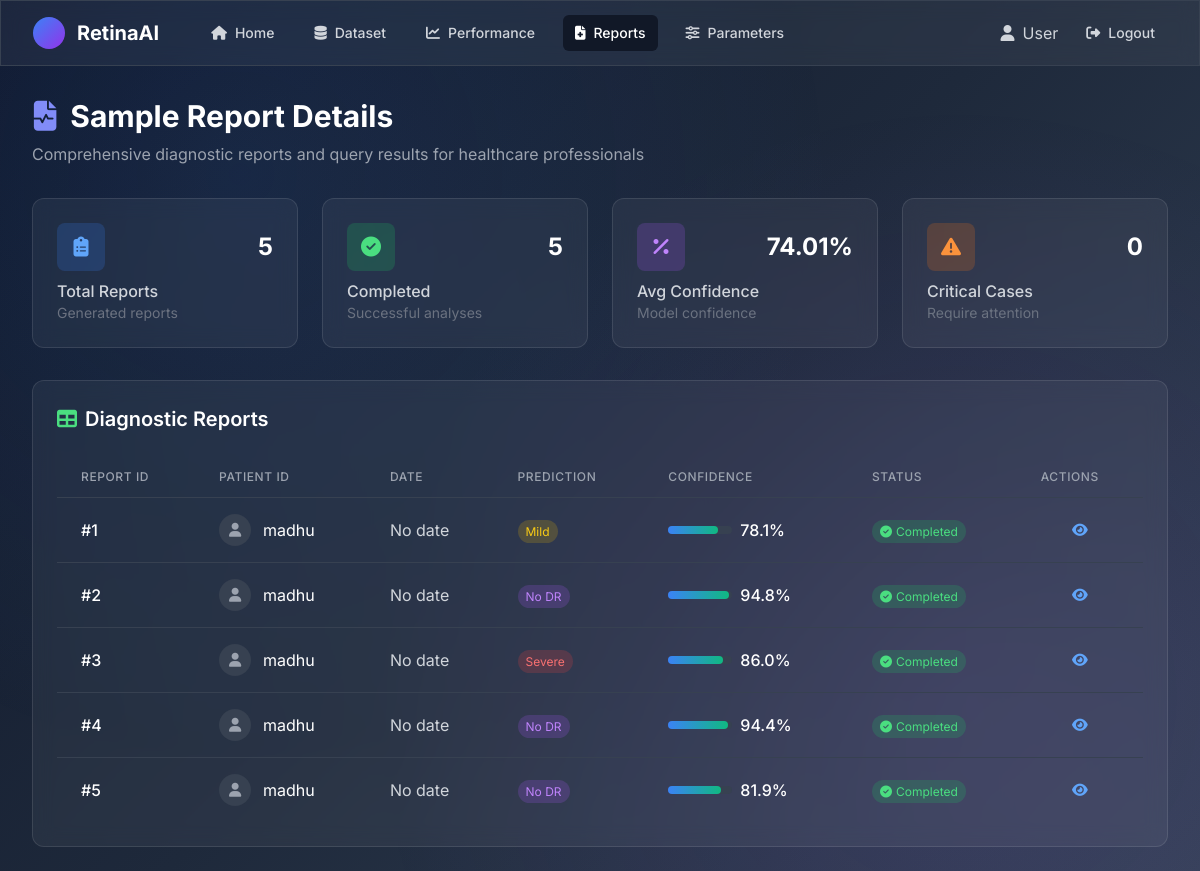
The page /prediction/report/ (signed in) on the database its author committed.
### prediction/models.py (models this page shows, shortened)
class UserAnalysis(models.Model):
    user = models.ForeignKey(CustomUser, on_delete=models.CASCADE, null=True, blank=True)
    prediction_result = models.CharField(max_length=50)
    confidence_scores = models.FloatField(null=True, blank=True)
    date = models.DateTimeField(auto_now_add=True)
    session_id = models.CharField(max_length=100, null=True, blank=True)

class CustomUser(AbstractUser):
    first_name = models.CharField(max_length=30, blank=True, help_text="First name of the user")
    last_name = models.CharField(max_length=30, blank=True, help_text="Last name of the user")
    age = models.IntegerField(null=True, blank=True, help_text="Age of the user")
    gender = models.CharField(
        max_length=10,
        choices=[
            ('male', 'Male'),
            ('female', 'Female'),
            ('other', 'Other'),
        ],
        null=True,
        blank=True,
        help_text="Gender of the user"
    )
    created_at = models.DateTimeField(auto_now_add=True)
    updated_at = models.DateTimeField(auto_now=True)

### prediction/views.py (the view, shortened to what this page needs)
# urls.py: path('report/', views.report_view, name='report'),
@login_required
def report_view(request):
    if not request.user.is_authenticated:
        return redirect('prediction:login')
    from .models import UserAnalysis
    user_analyses = UserAnalysis.objects.filter(user=request.user).order_by('-date')[:50]
    total_reports = user_analyses.count()
    completed_reports = total_reports  # All are completed in this simple version
    pending_reports = 0
    return render(request, 'prediction/report.html', {
        'user': request.user,
        'user_analyses': user_analyses,
        'total_reports': total_reports,
        'completed_reports': completed_reports,
        'pending_reports': pending_reports,
        'request': request
    })

### prediction/context_processors.py (called while the page is built)
def user_context(request):
    return {
        'user': getattr(request, 'user', None)
    }

### templates/prediction/report.html (shortened to what this page needs)
{% load static %}
<!DOCTYPE html>
<html lang="en">
<head>
    <script src="https://cdn.tailwindcss.com"></script>
    <link rel="stylesheet" href="https://cdnjs.cloudflare.com/ajax/libs/font-awesome/6.4.0/css/all.min.css">
</head>
<body>
    <div class="neural-bg"></div>
    <nav class="glass-morphism border-b border-gray-700">
        <div class="max-w-7xl mx-auto px-4 sm:px-6 lg:px-8">
            <div class="flex items-center justify-between h-16">
                <div class="flex items-center">
                    <div class="flex-shrink-0">
                        <div class="flex items-center">
                            <div class="w-8 h-8 bg-gradient-to-br from-blue-500 to-purple-600 rounded-full mr-3"></div>
                            <span class="text-white font-bold text-xl">RetinaAI</span>
                        </div>
                    </div>
                    <div class="hidden md:block ml-10">
                        <div class="flex items-baseline space-x-4">
                            <a href="{% url 'prediction:home' %}" class="text-gray-300 hover:text-white px-3 py-2 rounded-md text-sm font-medium">
                                <i class="fas fa-home mr-2"></i>Home
                            </a>
                            <a href="{% url 'prediction:dataset' %}" class="text-gray-300 hover:text-white px-3 py-2 rounded-md text-sm font-medium">
                                <i class="fas fa-database mr-2"></i>Dataset
                            </a>
                            <a href="{% url 'prediction:performance' %}" class="text-gray-300 hover:text-white px-3 py-2 rounded-md text-sm font-medium">
                                <i class="fas fa-chart-line mr-2"></i>Performance
                            </a>
                            <a href="{% url 'prediction:report' %}" class="text-white bg-gray-900 px-3 py-2 rounded-md text-sm font-medium">
                                <i class="fas fa-file-medical mr-2"></i>Reports
                            </a>
                            <a href="{% url 'prediction:parameters' %}" class="text-gray-300 hover:text-white px-3 py-2 rounded-md text-sm font-medium">
                                <i class="fas fa-sliders-h mr-2"></i>Parameters
                            </a>
                        </div>
                    </div>
                </div>
                <div class="flex items-center">
                    <span class="text-gray-300 mr-4">
                        <i class="fas fa-user mr-2"></i>{{ request.session.username|default:"User" }}
                    </span>
                    <a href="{% url 'prediction:logout' %}" class="text-gray-300 hover:text-white px-3 py-2 rounded-md text-sm font-medium">
                        <i class="fas fa-sign-out-alt mr-2"></i>Logout
                    </a>
                </div>
            </div>
        </div>
    </nav>
    <div class="max-w-7xl mx-auto px-4 sm:px-6 lg:px-8 pt-8 pb-6">
        <div class="mb-8">
            <h1 class="text-3xl font-bold text-white mb-2">
                <i class="fas fa-file-medical-alt mr-3 text-indigo-400"></i>Sample Report Details
            </h1>
            <p class="text-gray-400">Comprehensive diagnostic reports and query results for healthcare professionals</p>
        </div>
        <div class="grid grid-cols-1 md:grid-cols-4 gap-6 mb-8">
            <div class="glass-morphism rounded-xl p-6">
                <div class="flex items-center justify-between mb-2">
                    <div class="w-12 h-12 bg-blue-500/20 rounded-lg flex items-center justify-center">
                        <i class="fas fa-clipboard-list text-blue-400 text-xl"></i>
                    </div>
                    <span class="text-2xl font-bold text-white">{{ user_analyses|length }}</span>
                </div>
                <h3 class="text-gray-300 font-medium">Total Reports</h3>
                <p class="text-gray-500 text-sm">Generated reports</p>
            </div>
            <div class="glass-morphism rounded-xl p-6">
                <div class="flex items-center justify-between mb-2">
                    <div class="w-12 h-12 bg-green-500/20 rounded-lg flex items-center justify-center">
                        <i class="fas fa-check-circle text-green-400 text-xl"></i>
                    </div>
                    <span class="text-2xl font-bold text-white">{{ user_analyses|length }}</span>
                </div>
                <h3 class="text-gray-300 font-medium">Completed</h3>
                <p class="text-gray-500 text-sm">Successful analyses</p>
            </div>
            <div class="glass-morphism rounded-xl p-6">
                <div class="flex items-center justify-between mb-2">
                    <div class="w-12 h-12 bg-purple-500/20 rounded-lg flex items-center justify-center">
                        <i class="fas fa-percentage text-purple-400 text-xl"></i>
                    </div>
                    <span class="text-2xl font-bold text-white">74.01%</span>
                </div>
                <h3 class="text-gray-300 font-medium">Avg Confidence</h3>
                <p class="text-gray-500 text-sm">Model confidence</p>
            </div>
            <div class="glass-morphism rounded-xl p-6">
                <div class="flex items-center justify-between mb-2">
                    <div class="w-12 h-12 bg-orange-500/20 rounded-lg flex items-center justify-center">
                        <i class="fas fa-exclamation-triangle text-orange-400 text-xl"></i>
                    </div>
                    <span class="text-2xl font-bold text-white">0</span>
                </div>
                <h3 class="text-gray-300 font-medium">Critical Cases</h3>
                <p class="text-gray-500 text-sm">Require attention</p>
            </div>
        </div>
        <div class="glass-morphism rounded-xl p-6">
            <div class="flex justify-between items-center mb-6">
                <h2 class="text-xl font-semibold text-white">
                    <i class="fas fa-table mr-2 text-green-400"></i>Diagnostic Reports
                </h2>
                            </div>
            <div class="overflow-x-auto">
                <table class="min-w-full divide-y divide-gray-700">
                    <thead>
                        <tr>
                            <th class="px-6 py-3 text-left text-xs font-medium text-gray-400 uppercase tracking-wider">Report ID</th>
                            <th class="px-6 py-3 text-left text-xs font-medium text-gray-400 uppercase tracking-wider">Patient ID</th>
                            <th class="px-6 py-3 text-left text-xs font-medium text-gray-400 uppercase tracking-wider">Date</th>
                            <th class="px-6 py-3 text-left text-xs font-medium text-gray-400 uppercase tracking-wider">Prediction</th>
                            <th class="px-6 py-3 text-left text-xs font-medium text-gray-400 uppercase tracking-wider">Confidence</th>
                            <th class="px-6 py-3 text-left text-xs font-medium text-gray-400 uppercase tracking-wider">Status</th>
                            <th class="px-6 py-3 text-left text-xs font-medium text-gray-400 uppercase tracking-wider">Actions</th>
                        </tr>
                    </thead>
                    <tbody class="divide-y divide-gray-700">
                        {% for analysis in user_analyses %}
                        {% with confidence_value=analysis.confidence_scores|default:0 %}
                        <tr class="hover:bg-gray-800/50 transition-colors">
                            <td class="px-6 py-4 whitespace-nowrap">
                                <span class="text-white font-medium">#{{ forloop.counter }}</span>
                            </td>
                            <td class="px-6 py-4 whitespace-nowrap">
                                <div class="flex items-center">
                                    <div class="w-8 h-8 bg-gray-700 rounded-full flex items-center justify-center mr-3">
                                        <i class="fas fa-user text-gray-400 text-sm"></i>
                                    </div>
                                    <span class="text-white">{{ user.username|default:"User" }}</span>
                                </div>
                            </td>
                            <td class="px-6 py-4 whitespace-nowrap text-gray-300">
                                {% if analysis.created_at %}{{ analysis.created_at|date:"M d, Y H:i" }}{% else %}No date{% endif %}
                            </td>
                            <td class="px-6 py-4 whitespace-nowrap">
                                {% if analysis.prediction_result == 'No_DR' %}
                                    <span class="px-2 py-1 text-xs rounded-full bg-green-500/20 text-green-400">No DR</span>
                                {% elif analysis.prediction_result == 'Mild' %}
                                    <span class="px-2 py-1 text-xs rounded-full bg-yellow-500/20 text-yellow-400">Mild</span>
                                {% elif analysis.prediction_result == 'Moderate' %}
                                    <span class="px-2 py-1 text-xs rounded-full bg-orange-500/20 text-orange-400">Moderate</span>
                                {% elif analysis.prediction_result == 'Severe' %}
                                    <span class="px-2 py-1 text-xs rounded-full bg-red-500/20 text-red-400">Severe</span>
                                {% else %}
                                    <span class="px-2 py-1 text-xs rounded-full bg-purple-500/20 text-purple-400">{{ analysis.prediction_result }}</span>
                                {% endif %}
                            </td>
                            <td class="px-6 py-4 whitespace-nowrap">
                                <div class="flex items-center">
                                    {% if confidence_value is string %}
                                        <span class="text-white font-medium">N/A</span>
                                    {% else %}
                                        <div class="w-16 bg-gray-700 rounded-full h-2 mr-2">
                                            <div class="confidence-bar transition-all duration-500"
                                                 style="width: {{ confidence_value|default:0|floatformat:0 }}%;"></div>
                                        </div>
                                        <span class="text-white font-medium">{{ confidence_value|default:0|floatformat:1 }}%</span>
                                    {% endif %}
                                </div>
                            </td>
                            <td class="px-6 py-4 whitespace-nowrap">
                                <span class="px-2 py-1 text-xs rounded-full bg-green-500/20 text-green-400">
                                    <i class="fas fa-check-circle mr-1"></i>Completed
                                </span>
                            </td>
                            <td class="px-6 py-4 whitespace-nowrap text-sm text-center">
                                <button class="view-report-btn text-blue-400 hover:text-blue-300" title="View Details"
                                        data-report-id="{{ forloop.counter }}"
                                        data-classification="{{ analysis.prediction_result|default:'No DR' }}"
                                        data-confidence="{{ confidence_value|default:0|floatformat:1 }}"
                                        data-date="{{ analysis.date|default:'2024-01-15' }}">
                                    <i class="fas fa-eye"></i>
                                </button>
                            </td>
                        </tr>
                        {% endwith %}
                        {% endfor %}
                    </tbody>
                </table>
            </div>
        </div>
            </div>
</body>
</html>

### templates/prediction/report.html (style rules this page uses)
* { margin: 0; padding: 0; box-sizing: border-box; }
body { font-family: 'Inter', sans-serif; background: linear-gradient(135deg, #0f172a 0%, #1e293b 50%, #334155 100%); min-height: 100vh; margin: 0; padding: 0; }
.glass-morphism { background: rgba(255, 255, 255, 0.05); backdrop-filter: blur(10px); border: 1px solid rgba(255, 255, 255, 0.1); }
.neural-bg { position: fixed; top: 0; left: 0; width: 100%; height: 100%; background: radial-gradient(circle at 20% 20%, rgba(59, 130, 246, 0.1) 0%, transparent 50%), radial-gradient(circle at 80% 80%, rgba(168, 85, 247, 0.1) 0%, transparent 50%); z-index: -1; }
.confidence-bar { background: linear-gradient(to right, #3b82f6, #10b981); height: 0.5rem; border-radius: 9999px; transition: width 0.5s ease-in-out; }

### rows shown on the page
UserAnalysis: prediction_result "Mild", confidence_scores "78.1"
CustomUser: username "madhu"
UserAnalysis: prediction_result "No DR", confidence_scores "94.8"
UserAnalysis: prediction_result "Severe", confidence_scores "86.0"
UserAnalysis: prediction_result "No DR", confidence_scores "94.4"
UserAnalysis: prediction_result "No DR", confidence_scores "81.9"

### other values the page prints
{{ request.session.username|default:"User" }} "User"
{{ user_analyses|length }} "5"
